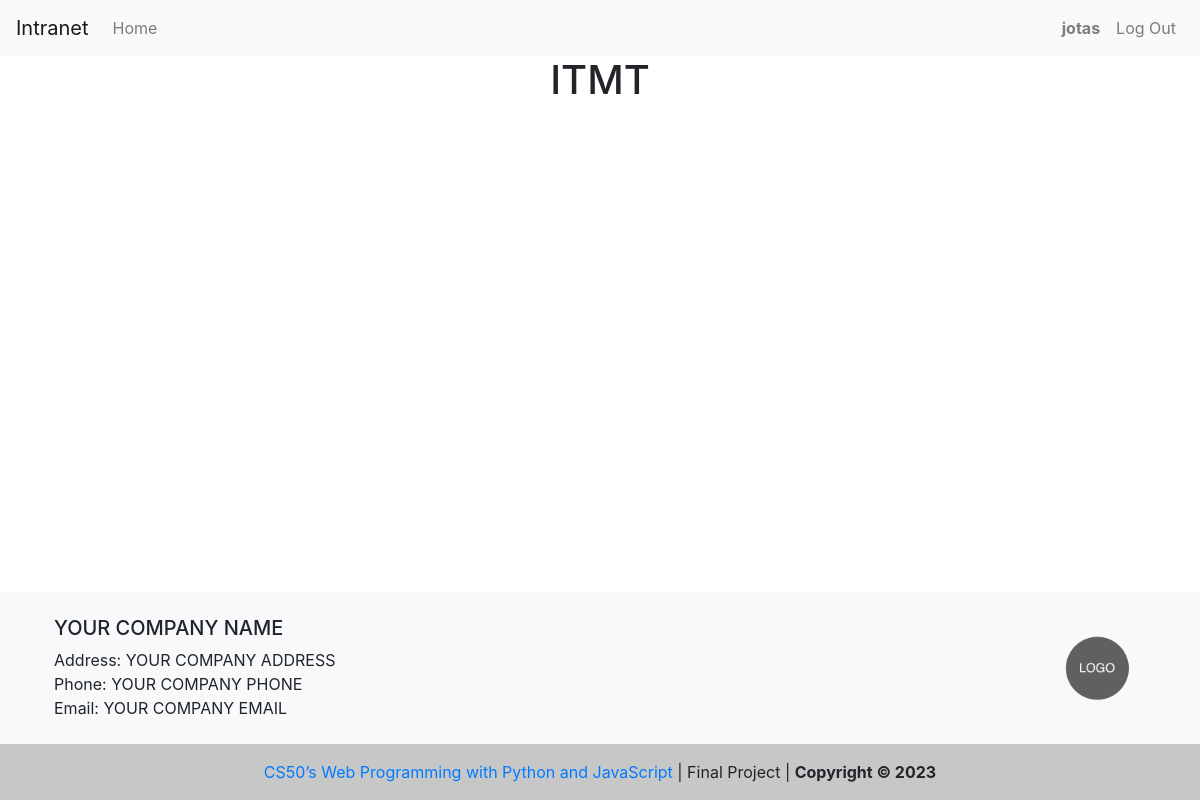
The app's page /pc_profile/HR-1 (signed in) with its own data.
### capstone/models.py (models this page shows)
class User(AbstractUser):
    pass

class Footer(models.Model):
    company_name = models.CharField(max_length=255)
    company_address = models.CharField(max_length=255)
    company_phone = models.CharField(max_length=20)
    company_email = models.EmailField(default="")
    company_avatar = models.ImageField(upload_to="company_logo/")

### capstone/views.py (the view)
# urls.py: path("pc_profile/<str:computer_name>", views.pc_profile, name="pc_profile"),
@login_required
def pc_profile(request, computer_name):
    computer = get_object_or_404(Computer, computer_name=computer_name)
    return render(request, "capstone/pc_profile.html", {"computer": computer})

### capstone/context_processors.py (called while the page is built)
def footer_processor(request):
    footer = Footer.objects.first()
    return {
        "company_name": footer.company_name,
        "company_address": footer.company_address,
        "company_phone": footer.company_phone,
        "company_email": footer.company_email,
        "company_avatar": footer.company_avatar,
    }

### capstone/templates/capstone/pc_profile.html (shortened to what this page needs)
{% extends "capstone/layout.html" %}

### capstone/templates/capstone/layout.html (shortened to what this page needs)
{% load static %}
<!DOCTYPE html>
<html lang="en">
  <head>
    <link
      rel="stylesheet"
      href="https://cdn.jsdelivr.net/npm/intl-tel-input@18.1.1/build/css/intlTelInput.css"
    />
    <link
      rel="stylesheet"
      href="https://stackpath.bootstrapcdn.com/bootstrap/4.4.1/css/bootstrap.min.css"
    />
    <link href="{% static 'capstone/styles.css' %}" rel="stylesheet" />
  </head>
  <body>
    <nav class="navbar navbar-expand-lg navbar-light bg-light">
      <a class="navbar-brand" href="{{ company_intranet|default:'#'}}" rel="noopener noreferrer" target="{{ company_intranet|yesno:'blank' }}">Intranet</a>
      <div class="navbar-collapse">
        <ul class="navbar-nav mr-auto">
          {% if user.is_authenticated %}
          <li class="nav-item">
            <a class="nav-link" href="{% url 'index' %}">Home</a>
          </li>
        </ul>
        <ul class="navbar-nav ml-auto">
          <li class="nav-item">
            <a class="nav-link" href="#"
              ><strong>{{ user.username }}</strong></a
            >
          </li>
          <li class="nav-item">
            <a class="nav-link" href="{% url 'logout' %}">Log Out</a>
          </li>
          {% else %}
          <li class="nav-item">
            <a class="nav-link" href="{% url 'login' %}">Log In</a>
          </li>
        </ul>
        {% endif %}
      </div>
    </nav>
    {% if user.is_authenticated %}
    <h1 class="d-flex justify-content-center">ITMT</h1>
    {% endif %}
    <div class="body content">
    </div>
  </body>
  {% include 'capstone/footer.html' %}
</html>

### capstone/templates/capstone/footer.html
<footer class="bg-light text-lg-start mt-5">
  <div class="container p-4">
    <div class="row">
      <div class="col-lg-6 col-md-12 mb-4 mb-md-0">
        <h5 class="text-uppercase">{{ company_name }}</h5>
        <div>
          <p class="m-0">Address: {{ company_address }}</p>
          <p class="m-0">Phone: {{ company_phone }}</p>
          <p class="m-0">Email: {{ company_email }}</p>
        </div>
      </div>
      <div
        class="col-lg-6 col-md-12 mb-4 mb-md-0 d-flex justify-content-end align-items-center"
      >
      <img src="{{ company_avatar.url|default:'/media/company_logo/logo-placeholder-image.png'}}" alt="{{company_name}} Logo" class="rounded-circle" style="height: 6rem; width: 6rem; object-fit: cover" />
      </div>
    </div>
  </div>
  <div class="text-center p-3 footer">
    <a href="https://cs50.harvard.edu/web/2020/" class="text-decoration-none" target="blank" rel="noopener noreferrer">CS50’s Web Programming with Python and JavaScript</a> | Final Project |
    <b>Copyright © 2023</b>
  </div>
</footer>

### capstone/static/capstone/styles.css (style rules this page uses)
:root { --border-color: #80bdff; --box-shadow: 0 0 0 0.2rem rgba(0, 123, 255, 0.25); }
body { display: flex; min-height: 100vh; flex-direction: column; }
.content { flex: 1; }
.footer { background-color: rgba(0, 0, 0, 0.2); }

### records on screen
User: username "jotas"
Footer: company_name "YOUR COMPANY NAME", company_address "YOUR COMPANY ADDRESS", company_phone "YOUR COMPANY PHONE", company_email "YOUR COMPANY EMAIL"
